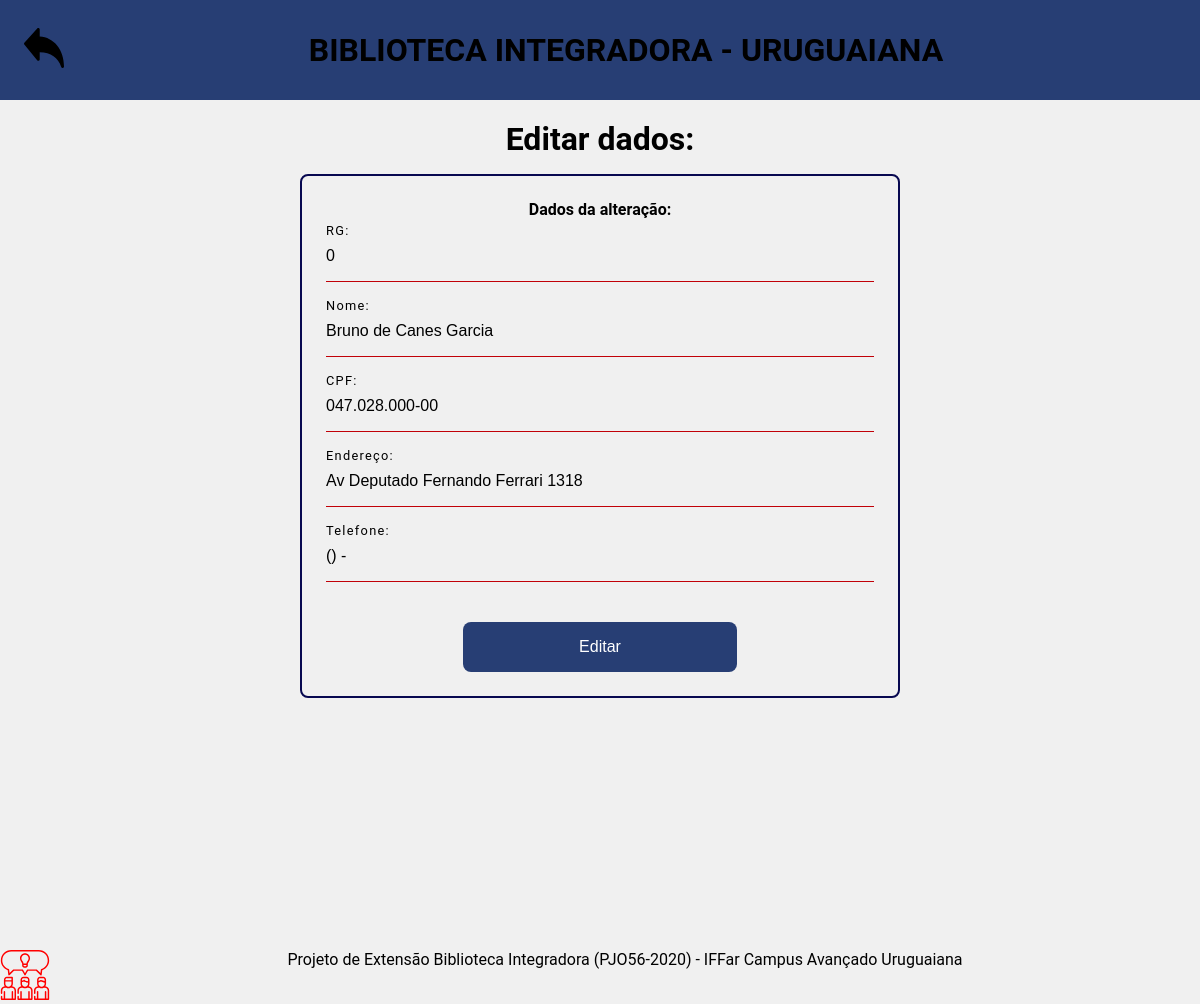
Page /usuarios/alterar.php?id=9 (signed in) on the committed database.
### tables this page shows
CREATE TABLE IF NOT EXISTS `leitores` (
  `id` int(50) NOT NULL AUTO_INCREMENT,
  `rg` int(15) NOT NULL,
  `nome` varchar(255) NOT NULL,
  `cpf` varchar(16) NOT NULL,
  `endereco` varchar(255) NOT NULL,
  `fone` varchar(255) NOT NULL,
  PRIMARY KEY (`id`)
);

### usuarios/alterar.php (the view, shortened to what this page needs)
<?php
        $id = $_GET['id'];
        include("../conecta.php");
        $sql = 'SELECT * FROM leitores WHERE id='.$id;
        $busca = mysqli_query($conexao,$sql);
        $dados = mysqli_fetch_assoc($busca);
?>
<!DOCTYPE html>
<html>
    <head>
        <link rel="stylesheet" href="../styles/css/main.css">
        <link rel="stylesheet" href="../styles/css/change.css">
    </head>
    <body>
    <header> <a href="index.php"><img src="../styles/img/back.svg" id="img-back"></a> <h1>BIBLIOTECA INTEGRADORA - URUGUAIANA</h1> </header>
    <main>
        <h1> Editar dados: </h1>
            <form action="alterar.php?id=<?php echo $id; ?>" method="post">
                <h4> Dados da alteração: </h4>
            <div class="input">
                    <input type="text" name="errege" size="50"  maxlength="10"  value="<?php echo $dados['rg']; ?>"> <label>RG:</label>
            </div>
            <div class="input">
                <input type="text" name="nome" size="50" maxlength="255"  required value="<?php echo $dados['nome']; ?>">
                <label>Nome:</label>
            </div>
            <div class="input">
                <input id="cpf" type="text" name="cpf" size="50" maxlength="15"  value="<?php echo $dados['cpf']; ?>"> <label>CPF:</label>
            </div>
            <div class="input">
                <input type="text" name="endereco" size="50" maxlength="255" value="<?php echo $dados['endereco']; ?>"> <label>Endereço:</label>
            </div>
            <div class="input">
              <input id="cel" type="text" name="telefone" size="50" maxlength="255"  required value="<?php echo $dados['fone']; ?>" ><label>Telefone:</label>
            </div>
                <input type="submit" id="submit" value="Editar">
            </form>
        </main>
        <footer><a href="descprojeto.html"><img src="../styles/img/info.svg"></a> <div id ="footerText">
    Projeto de Extensão Biblioteca Integradora (PJO56-2020) - IFFar Campus Avançado Uruguaiana
</div></footer>
    </body>
</html>

### styles/css/main.css (style rules this page uses)
* { margin: 0; padding: 0; box-sizing: border-box; outline: 0; }
html, body { width: 100%; height: 100%; font-family: 'Roboto', sans-serif;; }
:root { --primary-color: #273E74; --second-color: #070850; --vermelho:#C10108; }
body { background-color: #f0f0f0; }
header { height: 100px; background-color: var(--primary-color); text-align: center; padding-top:24px; display:flex; }
header h1 { margin-left: auto; margin-right: auto; font-weight:700; }
#img-back { width: 40px; height: 40px; margin-left: 12px; transition:200ms; }
main { height: 100%; display: flex; flex-direction: column; align-items: center; justify-items: center; }
footer { width:100%; height:5%; transition:200ms; cursor:pointer; display: flex; margin-top: 50px; }
footer img { width: 50px; height:50px; }
footer #footerText { margin-left: 0; width:100%; text-align:center; }
a { text-decoration: none; }

### styles/css/change.css (style rules this page uses)
* { margin: 0; padding: 0; box-sizing: border-box; }
html,body { font-family: 'Roboto', sans-serif; width:100vw; height:100%; }
body { background-color:#f0f0f0; }
header { height: 100px; background-color: var(--primary-color); text-align: center; padding: 12px; display: flex; align-items: center; }
header h1 { margin-left: auto; margin-right: auto; }
main { height:100%; display: flex; flex-direction: column; align-items: center; text-align: center; }
main h1 { margin-top:20px; margin-bottom:16px; }
form { text-align: center; border: solid var(--second-color) 2px; border-radius: 8px; width: 50%; padding:24px; }
div.input { margin-bottom: 24px; margin-top: 12px; position: relative; }
input { -moz-appearance: none; -webkit-appearance: none; appearance: none; width: 100%; padding: 16px 0; border:none; border-bottom: 1px solid var(--vermelho); background-color: transparent; outline: none; color: var(--text-color); font-size: 1em; }
#submit { width: 50%; margin-top: 16px; background-color: var(--primary-color); border-radius: 8px; -moz-appearance: none; -webkit-appearance: none; appearance: none; padding: 16px 0; outline: none; color: #fff; font-size: 1em; border:none; }
input ~ label { position: absolute; top: 16px; left: 0; color: black; transition: .4s; }
input:focus ~ label, input:valid ~label { transform: translateY(-24px); font-size: 0.8em; letter-spacing: 0.1em; }

### rows in the picture
leitores: errege "0", nome "Bruno de Canes Garcia", cpf "047.028.000-00", endereco "Av Deputado Fernando Ferrari 1318", telefone "() -"
